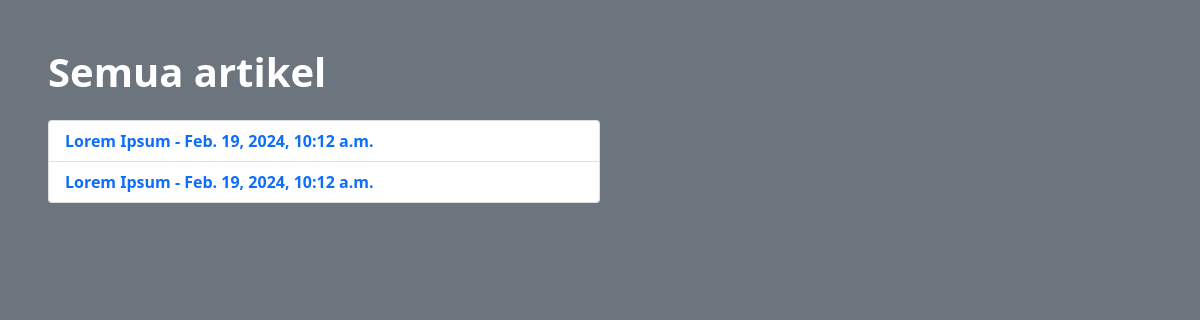
Before: /articles/shows/ with the older database file.
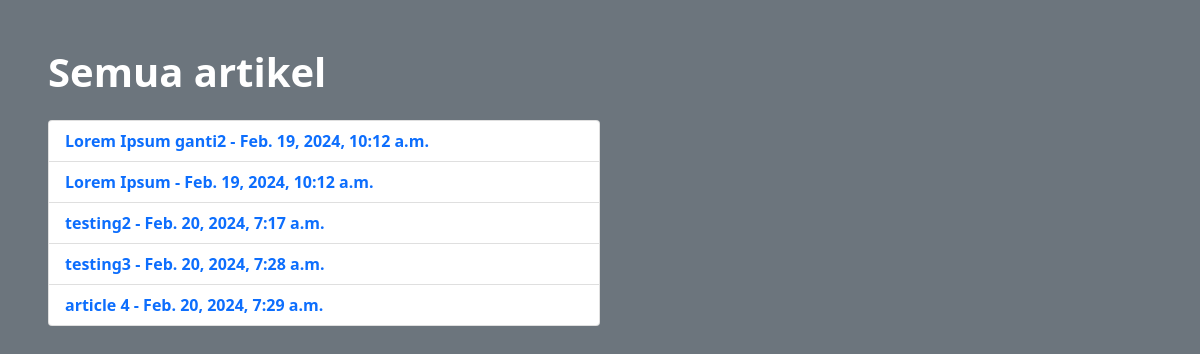
After: the same page with the newer database file.
### article/models.py (models this page shows)
class Article(models.Model):
    uuid = models.UUIDField(primary_key=True, default=uuid4, editable=False)
    title = models.CharField(max_length=191)
    content = models.TextField()
    created_by = models.ForeignKey(
        settings.AUTH_USER_MODEL, on_delete=models.CASCADE, related_name='%(class)s_created_by'
    )
    created_at = models.DateTimeField(auto_now_add=True)

### article/views.py (the view, shortened to what this page needs)
# urls.py: path('shows/', ListArticlesViews.as_view()),
class ListArticlesViews(ListView):
    model = Article
    template_name = "article_list.html"
    def get_context_data(self, *, object_list=None, **kwargs):
        context = super().get_context_data()
        context['now'] = timezone.now()
        return context

### article/templates/article_list.html
{% extends 'layout.html' %}
{% block container %}
<div class="p-5 bg-secondary text-white" style="min-height: 100vh">
    <h1 class="fw-bold">Semua artikel</h1>
    <ul class="list-group mt-4" style="width:50%">
        {% for item in object_list %}
        <li class="list-group-item"><a href="/articles/read/{{item.uuid}}" class="text-decoration-none fw-bold">{{item.title}} - {{item.created_at}}</a></li>
        {% endfor %}
    </ul>
</div>
{% endblock %}

### article/templates/layout.html (shortened to what this page needs)
<!doctype html>
<html lang="en">
<head>
    <link href="https://cdn.jsdelivr.net/npm/bootstrap@5.0.2/dist/css/bootstrap.min.css" rel="stylesheet"
>
</head>
<body>
{% block container %}{% endblock %}
</body>
</html>

Changed rows visible on the page:
changed Article: title "Lorem Ipsum" → "Lorem Ipsum ganti2"
added Article: title "testing2", created_at "Feb. 20, 2024, 7:17 a.m."
added Article: title "testing3", created_at "Feb. 20, 2024, 7:28 a.m."
added Article: title "article 4", created_at "Feb. 20, 2024, 7:29 a.m."
